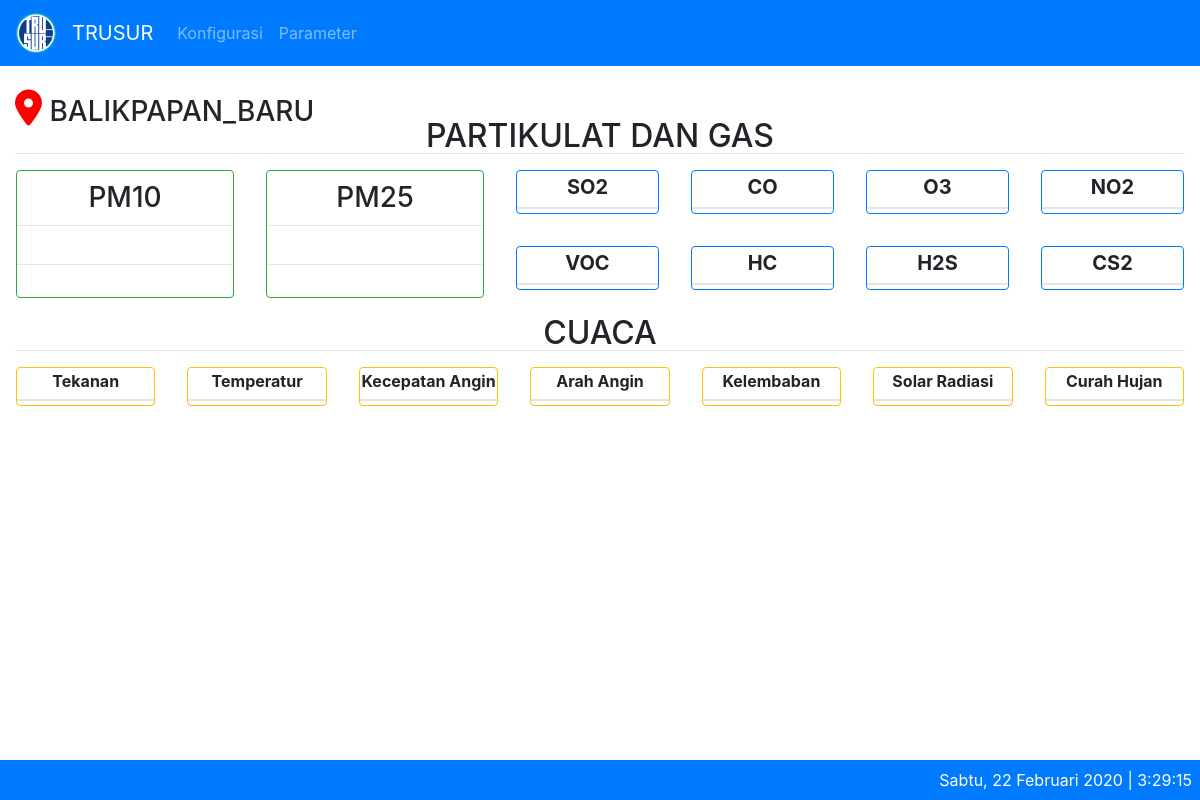
The page / on the database its author committed.
### tables this page shows
CREATE TABLE IF NOT EXISTS `aqm_params` (
  `id` int(11) NOT NULL AUTO_INCREMENT,
  `param_id` varchar(10) NOT NULL,
  `caption` varchar(100) NOT NULL,
  `default_unit` varchar(10) NOT NULL,
  `satuan` VARCHAR(20) NOT NULL,
  `formula` varchar(255) DEFAULT NULL,
  `is_view` smallint(6) NOT NULL,
  `xtimestamp` timestamp NOT NULL DEFAULT current_timestamp() ON UPDATE current_timestamp(),
  PRIMARY KEY (`id`),
  UNIQUE KEY `param_id` (`param_id`)
);

### application/libraries/Temp_frontend.php (called while the page is built)
<?php
Class Temp_frontend{
	var $template_data = array();
	function set($name, $value){
		$this->template_data[$name] = $value;
	}
	function load($temp_frontend = '', $view = '', $view_data = array(), $return = FALSE){
		$this->CI =& get_instance();
		$this->set('contents', $this->CI->load->view($view, $view_data, TRUE));
		return $this->CI->load->view($temp_frontend, $this->template_data, $return);
	}
}

### application/controllers/Home.php (called while the page is built, shortened)
<?php
class Home extends CI_Controller {
	public function index()
	{
		$data['title'] = 'AQM';
		$data['all'] = $this->getdata_m->getall();
		$data['partikulats'] = $this->getdata_m->getParamsPartikulat();
		$data['partikulatflows'] = $this->getdata_m->getParamsPartikulatFlow();
		$data['gass'] = $this->getdata_m->getParamsGas();
		$data['cuacas'] = $this->getdata_m->getParamsCuaca();
		$data['configurations'] = $this->getdata_m->getConfigurations();
		$this->temp_frontend->load('master/theme/theme', 'master/home/home', $data);
	}
}

### index.php (called while the page is built, shortened)
<?php
require_once BASEPATH.'core/CodeIgniter.php';

### application/models/Getdata_m.php (called while the page is built, shortened)
<?php
class Getdata_m extends CI_Model {
	public function getAll($id = FALSE)
	{
		if($id === FALSE)
		{
			$this->db->order_by('id', 'DESC');
			$this->db->limit('1');
			$query = $this->db->get('aqm_sensor_values');
			return $query->result_array();
		}
		$query = $this->db->get_where('aqm_sensor_values', array('id' => $id));
		return $query->row_array();
	}
	public function getParamsPartikulat($id = FALSE)
	{
		if($id === FALSE)
		{
			$partikulat = array('pm10','pm25');
			$this->db->order_by('id', 'ASC');
			$this->db->where('is_view', '1');
			$this->db->where_in('param_id', $partikulat);
			$query = $this->db->get('aqm_params');
			return $query->result_array();
		}
		$query = $this->db->get_where('aqm_params', array('id' => $id));
		return $query->row_array();
	}
	public function getParamsPartikulatFlow($id = FALSE)
	{
		if($id === FALSE)
		{
			$partikulatflow = array('pm10_flow','pm25_flow');
			$this->db->order_by('id', 'ASC');
			$this->db->where('is_view', '1');
			$this->db->where_in('param_id', $partikulatflow);
			$query = $this->db->get('aqm_params');
			return $query->result_array();
		}
		$query = $this->db->get_where('aqm_params', array('id' => $id));
		return $query->row_array();
	}
	public function getParamsGas($id = FALSE)
	{
		if($id === FALSE)
		{
			$gas = array('so2','co','o3','no2','voc','hc','h2s','cs2');
			$this->db->order_by('id', 'ASC');
			$this->db->where('is_view', '1');
			$this->db->where_in('param_id', $gas);
			$query = $this->db->get('aqm_params');
			return $query->result_array();
		}
		$query = $this->db->get_where('aqm_params', array('id' => $id));
		return $query->row_array();
	}
	public function getParamsCuaca($id = FALSE)
	{
		if($id === FALSE)
		{
			$cuaca = array('WindSpeed','WindDir','TempIn','TempOut','Barometer','RainDay','RainRate','SolarRad','HumIn','HumOut');
			$this->db->order_by('id', 'ASC');
			$this->db->where('is_view', '1');
			$this->db->where_in('param_id', $cuaca);
			$query = $this->db->get('aqm_params');
			return $query->result_array();
		}
		$query = $this->db->get_where('aqm_params', array('id' => $id));
		return $query->row_array();
	}
}

### application/views/master/home/home.php (the view, shortened to what this page needs)
<div class="container-fluid">
  <br>
  <h3 class="text-left"><i class='fas fa-map-marker-alt' style='font-size:36px;color:red'></i> <?=$configurations["sta_nama"];?></h3>
  <div style="margin-top: -20px;">
    <div class="text-center">
      <h2>PARTIKULAT DAN GAS</h2>
      <hr style="margin-top: -10px;margin-bottom: 0px;">
    </div>
    <div class="row text-center">
      <div class="col-sm-5">
        <div class="row justify-content-center">
        <?php foreach($partikulats as $partikulat) : ?>
          <div class="col-sm-6 p-3">
            <div class="card border border-success">
              <h3 style="margin-top: 10px;"><?= $partikulat['caption'] ?></h3>
              <hr style="margin-top: 2px; margin-bottom: 11px;">
              <hr style="margin-bottom: 4px;margin-top: 11px;">
            </div>
          </div>
        <?php endforeach ?>
        </div>
      </div>
      <div class="col-sm-7">
        <div class="row justify-content-center">
        <?php foreach($gass as $gas) : ?>
          <div class="col-sm-3 p-3">
            <div class="card border border-primary">
              <h5 class="font-weight-bold" style="margin-top: 4px;"><?= $gas['caption'] ?></h5>
              <hr style="margin-top: 0px; margin-bottom: -4px;">
              <hr style="margin-bottom: 0px; margin-top: -4px;">
            </div>
          </div>
        <?php endforeach ?>
        </div>
      </div>
    </div>
    <div class="text-center">
      <h2>CUACA</h2>
      <hr style="margin-top: -10px;margin-bottom: 0px;">
    </div>
    <div class="row text-center">
      <div class="col-sm">
        <div class="row justify-content-center">
        <?php foreach($cuacas as$cuaca) : ?>
          <div class="col-sm p-3">
            <div class="card border border-warning">
              <h6 class="font-weight-bold" style="margin-top: 4px;"><?= $cuaca['caption'] ?></h6>
              <hr style="margin-top: 0px; margin-bottom: -4px;">
              <hr style="margin-bottom: 0px; margin-top: -4px;">
            </div>
          </div>
        <?php endforeach ?>
        </div>
      </div>
    </div>
  </div>
</div>

### application/views/master/theme/theme.php (shortened to what this page needs)
<!doctype html>
<html lang="en">
  <head>
    <link rel="stylesheet" href="<?= base_url('assets/dist/css/bootstrap.min.css') ?>">
    <link rel="stylesheet" href="<?= base_url('assets/plugins/datatables-bs4/css/dataTables.bootstrap4.css') ?>">
    <link rel="stylesheet" href="<?= base_url('assets/plugins/datatables-buttons/css/buttons.dataTables.min.css') ?>">
  </head>
  <body onload="startTime()" >
    <nav class="navbar navbar-expand-lg navbar-dark bg-primary sticky-top">
      <a class="navbar-brand" href="<?= site_url() ?>">
          <img src="<?= base_url('assets/dist/img/trusur_logo3.png') ?>" alt="">
        </a>
      <a class="navbar-brand" href="<?= site_url() ?>">TRUSUR</a>
      <div class="collapse navbar-collapse" id="navbarText">
        <ul class="navbar-nav mr-auto">
          <li class="nav-item <?= $this->uri->uri_string() == 'konfigurasi' ? 'active' : ''; ?>">
            <a class="nav-link" href="<?= site_url('konfigurasi') ?>">Konfigurasi</a>
          </li>
          <li class="nav-item <?= $this->uri->uri_string() == 'parameter' ? 'active' : ''; ?>">
            <a class="nav-link" href="<?= site_url('parameter') ?>">Parameter</a>
          </li>
        </ul>
      </div>
    </nav>
    <?=$contents?>
    <div class="footer bg-primary text-right p-2">
      <?php
      $day = date("D");
      $dayList = array(
        'Sun' => 'Minggu',
        'Mon' => 'Senin',
        'Tue' => 'Selasa',
        'Wed' => 'Rabu',
        'Thu' => 'Kamis',
        'Fri' => 'Jumat',
        'Sat' => 'Sabtu'
      );
      $month = date("m");
      $monthList = array(
        '01' => 'Januari',
        '02' => 'Februari',
        '03' => 'Maret',
        '04' => 'April',
        '05' => 'Mei',
        '06' => 'Juni',
        '07' => 'Juli',
        '08' => 'Agustus',
        '09' => 'September',
        '10' => 'Oktober',
        '11' => 'November',
        '12' => 'Desember',
      );
      echo $dayList[$day].', '.date("j").' '.$monthList[$month].' '.date("Y").' | <a id="clock"></a>'; ?>
    </div>
  </body>
</html>

### application/views/master/theme/theme.php (style rules this page uses)
.footer { position: fixed; left: 0; bottom: 0; width: 100%; color: white; text-align: center; }

### rows shown on the page
aqm_params: caption "PM10"
aqm_params: caption "PM25"
aqm_params: caption "SO2"
aqm_params: caption "CO"
aqm_params: caption "O3"
aqm_params: caption "NO2"
aqm_params: caption "VOC"
aqm_params: caption "HC"
aqm_params: caption "H2S"
aqm_params: caption "CS2"
aqm_params: caption "Tekanan"
aqm_params: caption "Temperatur"
aqm_params: caption "Kecepatan Angin"
aqm_params: caption "Arah Angin"
aqm_params: caption "Kelembaban"
aqm_params: caption "Solar Radiasi"
aqm_params: caption "Curah Hujan"

### other values the page prints
$configurations["sta_nama"] "BALIKPAPAN_BARU"
